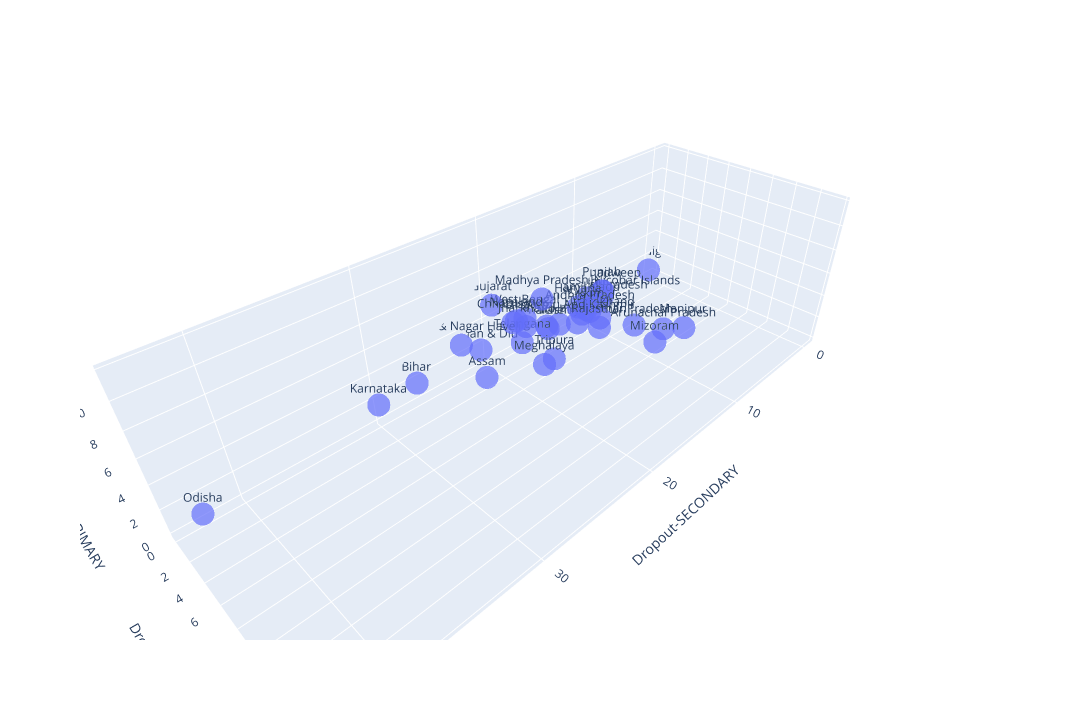

Notebook source saved alongside this figure:
### Markdown cell above
## Visualizing the data on the basis of top three features

### Code cell
import plotly.express as px
fig = px.scatter_3d(dataset, y='Dropout-PRIMARY', z='Dropout-UPPER_PRIMARY', x='Dropout-SECONDARY', opacity=0.7,text=states['State'])
fig.update_layout(width=1200, height=720)

### Figure 1 — Plotly figure (JSON) as saved in the notebook; plotly's stock layout.template omitted (floating-point values rounded to 4 significant figures)
{"data": [{"hovertemplate": "Dropout-SECONDARY=%{x}<br>Dropout-PRIMARY=%{y}<br>Dropout-UPPER_PRIMARY=%{z}<br>text=%{text}<extra></extra>", "legendgroup": "", "marker": {"color": "#636efa", "opacity": 0.7, "symbol": "circle"}, "mode": "markers+text", "name": "", "scene": "scene", "showlegend": false, "text": ["Andaman & Nicobar Islands", "Andhra Pradesh", "Arunachal Pradesh", "Assam", "Bihar", "Chandigarh", "Chhattisgarh", "Dadra & Nagar Haveli", "Daman & Diu", "Delhi", "Goa", "Gujarat", "Haryana", "Himachal Pradesh", "Jammu And Kashmir", "Jharkhand", "Karnataka", "Kerala", "Lakshadweep", "Madhya Pradesh", "Maharashtra", "Manipur", "Meghalaya", "Mizoram", "Nagaland", "Odisha", "Puducherry", "Punjab", "Rajasthan", "Sikkim", "Tamil Nadu", "Telangana", "Tripura", "Uttar Pradesh", "Uttarakhand", "West Bengal"], "type": "scatter3d", "x": [7.543, 13.69, 14.84, 28.09, 27.12, 0, 19.84, 23.26, 21.22, 8.677, 9.563, 20.07, 12.46, 7.843, 16.66, 21.88, 31.22, 12.08, 7.49, 21.62, 14.51, 12.65, 23.77, 20.67, 26.62, 42.97, 13.88, 9.163, 15.3, 12.67, 10.17, 19.49, 17.84, 9.067, 12.13, 18.07], "y": [0.8, 4.75, 12.29, 9.68, 0.6967, 0, 2.823, 1.013, 0.6533, 0, 0.31, 0.7967, 2.437, 0.5167, 6.183, 6.367, 2.437, 0, 0.8333, 7.613, 0.9267, 12.51, 9.98, 15.72, 10.7, 3.12, 0.4567, 2.11, 7.127, 3.48, 1.507, 3.37, 5.047, 5.607, 4.47, 2.19], "z": [1.143, 4.113, 6.59, 8.253, 2.353, 0.54, 5.023, 3.843, 2.223, 1.18, 0.02333, 5.72, 2.94, 0.72, 5.087, 7.293, 3.803, 0, 1.643, 9.81, 1.38, 5.76, 7.07, 10.03, 11.87, 3.473, 0.6133, 2.95, 4.507, 3.287, 1.92, 3.363, 1.923, 1.12, 2.683, 4.305]}], "layout": {"height": 720, "legend": {"tracegroupgap": 0}, "margin": {"t": 60}, "scene": {"domain": {"x": [0, 1], "y": [0, 1]}, "xaxis": {"title": {"text": "Dropout-SECONDARY"}}, "yaxis": {"title": {"text": "Dropout-PRIMARY"}}, "zaxis": {"title": {"text": "Dropout-UPPER_PRIMARY"}}}, "width": 1200}}
